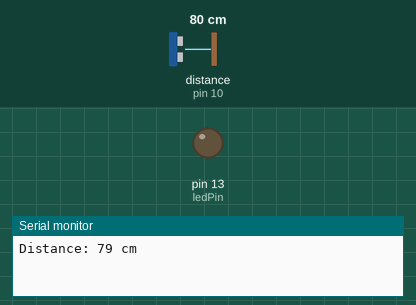
This sketch was run on a simulated Arduino Uno, built with avr-gcc and run on an emulated ATmega328P. Parts: output pins drawn as LEDs (lit = HIGH), the last lines printed to the serial monitor. Wiring (inferred from the names in the program): ultrasonic range finder: trigger pin 9; echo pin 10. Dashed ring = blinking. The inputs (shaded band) are chosen by the test bench; at power-on: distance to the obstacle (sensor on pin 10) 80 cm. The echo pulse lasts 58.3 µs per cm; pins used as bus, display or sensor lines are not drawn.

Above: at 1.1 s.
At 2.8 s:
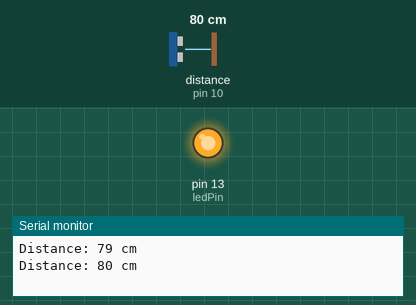
2.9 s: distance to the obstacle (sensor on pin 10) set to 2 cm
6.4 s: distance to the obstacle (sensor on pin 10) set to 18 cm
At 6.79 s:
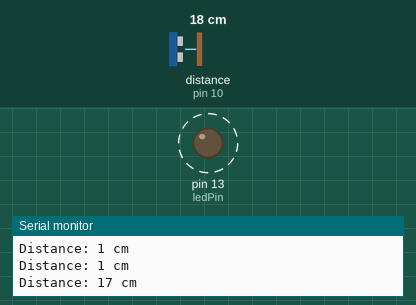
Timing chart, 0 to 15.9 s (numbered marks = the images above; inputs shaded):
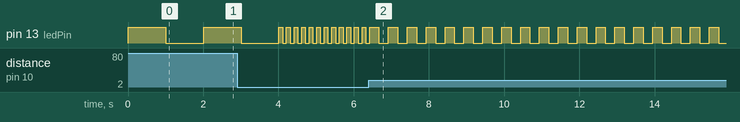

The sketch:

distance_sensor_blinking.ino
```cpp
#define trigPin 9
#define echoPin 10
#define ledPin 13

void setup() {
  Serial.begin(9600);
  pinMode(trigPin, OUTPUT);
  pinMode(echoPin, INPUT);
  pinMode(ledPin, OUTPUT);
}

void loop() {
  long duration, distance;
  digitalWrite(trigPin, LOW);
  delayMicroseconds(2);
  digitalWrite(trigPin, HIGH);
  delayMicroseconds(10);
  digitalWrite(trigPin, LOW);
  duration = pulseIn(echoPin, HIGH);
  distance = (duration / 2) / 29.1;

  Serial.print("Distance: ");
  Serial.print(distance);
  Serial.println(" cm");

  int blinkDelay;
  if (distance > 60) {
    blinkDelay = 1000;
  } else if (distance > 30) {
    blinkDelay = 500;
  } else if (distance > 10) {
    blinkDelay = 250;
  } else {
    blinkDelay = 100;
  }

  digitalWrite(ledPin, HIGH);   // turn the LED on (HIGH is the voltage level)
  delay(blinkDelay);            // wait for the calculated delay
  digitalWrite(ledPin, LOW);    // turn the LED off by making the voltage LOW
  delay(blinkDelay);            // wait for the calculated delay
}
```

Measured:
- after the input at 6.4 s, pin 13 (ledPin): alternates HIGH for 0.25 s and LOW for 0.25 s, starting after 0.27 s
- by itself, pin 13 (ledPin): repeats every 0.20 s: HIGH 0.10 s, LOW 0.10 s
